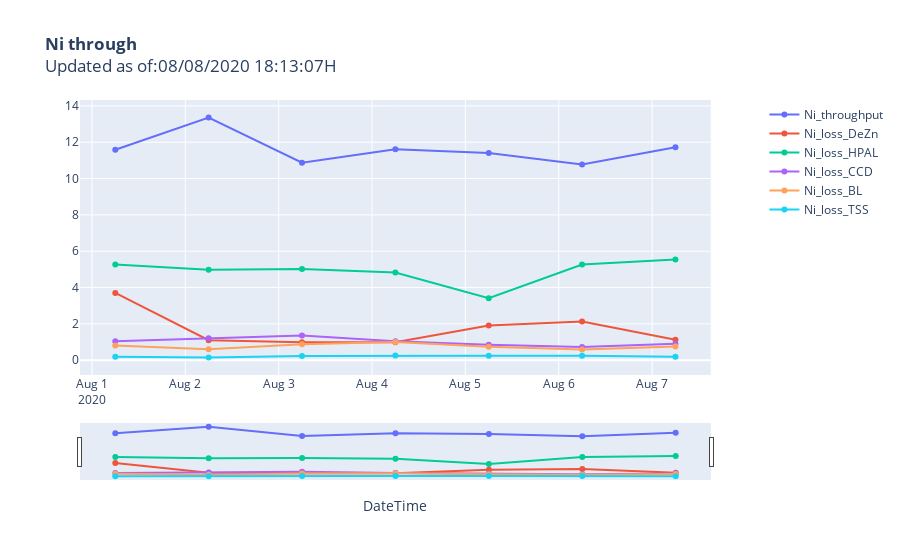

Notebook cell for this chart:
### Code cell
figNi_throu

### Figure 1 — Plotly figure (JSON) as saved in the notebook; plotly's stock layout.template omitted (floating-point values rounded to 4 significant figures)
{"data": [{"name": "Ni_throughput", "type": "scatter", "x": ["2020-08-01T06:00:00", "2020-08-02T06:00:00", "2020-08-03T06:00:00", "2020-08-04T06:00:00", "2020-08-05T06:00:00", "2020-08-06T06:00:00", "2020-08-07T06:00:00"], "xaxis": "x", "y": [11.59, 13.36, 10.87, 11.61, 11.4, 10.77, 11.73], "yaxis": "y"}, {"name": "Ni_loss_DeZn", "type": "scatter", "x": ["2020-08-01T06:00:00", "2020-08-02T06:00:00", "2020-08-03T06:00:00", "2020-08-04T06:00:00", "2020-08-05T06:00:00", "2020-08-06T06:00:00", "2020-08-07T06:00:00"], "xaxis": "x", "y": [3.705, 1.103, 0.9853, 0.9929, 1.913, 2.124, 1.12], "yaxis": "y"}, {"name": "Ni_loss_HPAL", "type": "scatter", "x": ["2020-08-01T06:00:00", "2020-08-02T06:00:00", "2020-08-03T06:00:00", "2020-08-04T06:00:00", "2020-08-05T06:00:00", "2020-08-06T06:00:00", "2020-08-07T06:00:00"], "xaxis": "x", "y": [5.266, 4.976, 5.019, 4.826, 3.407, 5.268, 5.542], "yaxis": "y"}, {"name": "Ni_loss_CCD", "type": "scatter", "x": ["2020-08-01T06:00:00", "2020-08-02T06:00:00", "2020-08-03T06:00:00", "2020-08-04T06:00:00", "2020-08-05T06:00:00", "2020-08-06T06:00:00", "2020-08-07T06:00:00"], "xaxis": "x", "y": [1.037, 1.21, 1.365, 1.037, 0.8463, 0.7219, 0.9072], "yaxis": "y"}, {"name": "Ni_loss_BL", "type": "scatter", "x": ["2020-08-01T06:00:00", "2020-08-02T06:00:00", "2020-08-03T06:00:00", "2020-08-04T06:00:00", "2020-08-05T06:00:00", "2020-08-06T06:00:00", "2020-08-07T06:00:00"], "xaxis": "x", "y": [0.8123, 0.6038, 0.8811, 1.002, 0.7377, 0.5948, 0.7566], "yaxis": "y"}, {"name": "Ni_loss_TSS", "type": "scatter", "x": ["2020-08-01T06:00:00", "2020-08-02T06:00:00", "2020-08-03T06:00:00", "2020-08-04T06:00:00", "2020-08-05T06:00:00", "2020-08-06T06:00:00", "2020-08-07T06:00:00"], "xaxis": "x", "y": [0.1866, 0.1485, 0.2336, 0.2536, 0.2395, 0.2459, 0.1961], "yaxis": "y"}], "layout": {"title": {"text": "<b>Ni through</b><br>Updated as of:08/08/2020 18:13:07H"}, "xaxis": {"anchor": "y", "domain": [0, 0.94], "rangeslider": {"visible": true}, "title": {"text": "DateTime"}, "type": "date"}, "yaxis": {"anchor": "x", "domain": [0, 1], "title": {"text": "<b> </b>"}}, "yaxis2": {"anchor": "x", "overlaying": "y", "side": "right", "title": {"text": "<b> </b>"}}}}
